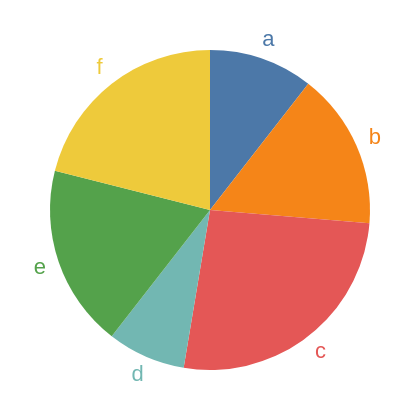

Describe this chart as a Vega-Lite specification.
### Vega specification from a JSON file in a GitHub repository (floating-point values rounded to 4 significant figures)
{"$schema": "https://vega.github.io/schema/vega/v5.json", "description": "A simple pie chart with labels.", "background": "white", "padding": 5, "width": 200, "height": 200, "style": "view", "data": [{"name": "source_0", "values": [{"category": "a", "value": 4}, {"category": "b", "value": 6}, {"category": "c", "value": 10}, {"category": "d", "value": 3}, {"category": "e", "value": 7}, {"category": "f", "value": 8}]}, {"name": "data_1", "source": "source_0", "transform": [{"type": "stack", "groupby": [], "field": "value", "sort": {"field": ["category"], "order": ["ascending"]}, "as": ["value_start", "value_end"], "offset": "zero"}, {"type": "filter", "expr": "isValid(datum[\"value\"]) && isFinite(+datum[\"value\"])"}]}, {"name": "data_2", "source": "source_0", "transform": [{"type": "stack", "groupby": [], "field": "value", "sort": {"field": ["category", "category"], "order": ["ascending", "ascending"]}, "as": ["value_start", "value_end"], "offset": "zero"}, {"type": "filter", "expr": "isValid(datum[\"value\"]) && isFinite(+datum[\"value\"])"}]}], "marks": [{"name": "layer_0_marks", "type": "arc", "style": ["arc"], "from": {"data": "data_1"}, "encode": {"update": {"outerRadius": {"value": 80}, "fill": {"scale": "color", "field": "category"}, "description": {"signal": "\"value: \" + (format(datum[\"value\"], \"\")) + \"; category: \" + (isValid(datum[\"category\"]) ? datum[\"category\"] : \"\"+datum[\"category\"])"}, "x": {"signal": "width", "mult": 0.5}, "y": {"signal": "height", "mult": 0.5}, "innerRadius": {"value": 0}, "startAngle": {"scale": "theta", "field": "value_end"}, "endAngle": {"scale": "theta", "field": "value_start"}}}}, {"name": "layer_1_marks", "type": "text", "style": ["text"], "from": {"data": "data_2"}, "encode": {"update": {"radius": {"value": 90}, "fill": {"scale": "color", "field": "category"}, "description": {"signal": "\"value: \" + (format(datum[\"value\"], \"\")) + \"; category: \" + (isValid(datum[\"category\"]) ? datum[\"category\"] : \"\"+datum[\"category\"])"}, "x": {"signal": "width", "mult": 0.5}, "y": {"signal": "height", "mult": 0.5}, "text": {"signal": "isValid(datum[\"category\"]) ? datum[\"category\"] : \"\"+datum[\"category\"]"}, "align": {"value": "center"}, "baseline": {"value": "middle"}, "theta": {"signal": "scale(\"theta\", 0.5 * datum[\"value_start\"] + 0.5 * datum[\"value_end\"])"}}}}], "scales": [{"name": "theta", "type": "linear", "domain": {"fields": [{"data": "data_1", "field": "value_start"}, {"data": "data_1", "field": "value_end"}, {"data": "data_2", "field": "value_start"}, {"data": "data_2", "field": "value_end"}]}, "range": [0, 6.283], "zero": true}, {"name": "color", "type": "ordinal", "domain": {"fields": [{"data": "data_1", "field": "category"}, {"data": "data_2", "field": "category"}], "sort": true}, "range": "category"}]}
